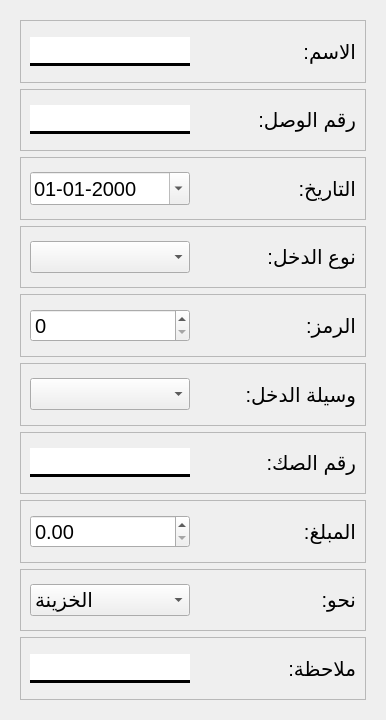
<?xml version="1.0" encoding="UTF-8"?>
<ui version="4.0">
 <class>Form</class>
 <widget class="QWidget" name="Form">
  <property name="geometry">
   <rect>
    <x>0</x>
    <y>0</y>
    <width>386</width>
    <height>720</height>
   </rect>
  </property>
  <property name="windowTitle">
   <string>Form</string>
  </property>
  <layout class="QHBoxLayout" name="horizontalLayout">
   <item>
    <widget class="QFrame" name="frame_4">
     <property name="sizePolicy">
      <sizepolicy hsizetype="Fixed" vsizetype="Preferred">
       <horstretch>0</horstretch>
       <verstretch>0</verstretch>
      </sizepolicy>
     </property>
     <property name="maximumSize">
      <size>
       <width>520</width>
       <height>16777215</height>
      </size>
     </property>
     <property name="frameShape">
      <enum>QFrame::NoFrame</enum>
     </property>
     <property name="lineWidth">
      <number>2</number>
     </property>
     <layout class="QVBoxLayout" name="verticalLayout_4">
      <item>
       <widget class="QFrame" name="frame">
        <property name="frameShape">
         <enum>QFrame::StyledPanel</enum>
        </property>
        <property name="frameShadow">
         <enum>QFrame::Raised</enum>
        </property>
        <layout class="QHBoxLayout" name="horizontalLayout_5">
         <item>
          <widget class="QLineEdit" name="name">
           <property name="maximumSize">
            <size>
             <width>160</width>
             <height>16777215</height>
            </size>
           </property>
           <property name="font">
            <font>
             <pointsize>15</pointsize>
            </font>
           </property>
           <property name="styleSheet">
            <string notr="true">border: 3px solid black;
border-left: none;
border-right: none;
border-top: none 
</string>
           </property>
          </widget>
         </item>
         <item>
          <widget class="QLabel" name="label_16">
           <property name="font">
            <font>
             <pointsize>15</pointsize>
            </font>
           </property>
           <property name="text">
            <string>الاسم:</string>
           </property>
          </widget>
         </item>
        </layout>
       </widget>
      </item>
      <item>
       <widget class="QFrame" name="frame_12">
        <property name="frameShape">
         <enum>QFrame::StyledPanel</enum>
        </property>
        <property name="frameShadow">
         <enum>QFrame::Raised</enum>
        </property>
        <layout class="QHBoxLayout" name="horizontalLayout_11">
         <item>
          <widget class="QLineEdit" name="bill_number">
           <property name="maximumSize">
            <size>
             <width>160</width>
             <height>16777215</height>
            </size>
           </property>
           <property name="font">
            <font>
             <pointsize>15</pointsize>
            </font>
           </property>
           <property name="styleSheet">
            <string notr="true">border: 3px solid black;
border-left: none;
border-right: none;
border-top: none 
</string>
           </property>
          </widget>
         </item>
         <item>
          <widget class="QLabel" name="label_20">
           <property name="font">
            <font>
             <pointsize>15</pointsize>
            </font>
           </property>
           <property name="text">
            <string>رقم الوصل:</string>
           </property>
          </widget>
         </item>
        </layout>
       </widget>
      </item>
      <item>
       <widget class="QFrame" name="frame_2">
        <property name="frameShape">
         <enum>QFrame::StyledPanel</enum>
        </property>
        <property name="frameShadow">
         <enum>QFrame::Raised</enum>
        </property>
        <layout class="QHBoxLayout" name="horizontalLayout_6">
         <item>
          <widget class="QDateEdit" name="date">
           <property name="maximumSize">
            <size>
             <width>160</width>
             <height>16777215</height>
            </size>
           </property>
           <property name="font">
            <font>
             <pointsize>15</pointsize>
            </font>
           </property>
           <property name="layoutDirection">
            <enum>Qt::LeftToRight</enum>
           </property>
           <property name="displayFormat">
            <string>dd-MM-yyyy</string>
           </property>
           <property name="calendarPopup">
            <bool>true</bool>
           </property>
          </widget>
         </item>
         <item>
          <widget class="QLabel" name="label_2">
           <property name="font">
            <font>
             <pointsize>15</pointsize>
            </font>
           </property>
           <property name="text">
            <string>التاريخ:</string>
           </property>
          </widget>
         </item>
        </layout>
       </widget>
      </item>
      <item>
       <widget class="QFrame" name="frame_9">
        <property name="frameShape">
         <enum>QFrame::StyledPanel</enum>
        </property>
        <property name="frameShadow">
         <enum>QFrame::Raised</enum>
        </property>
        <layout class="QHBoxLayout" name="horizontalLayout_8">
         <item>
          <widget class="QComboBox" name="type">
           <property name="maximumSize">
            <size>
             <width>160</width>
             <height>16777215</height>
            </size>
           </property>
           <property name="font">
            <font>
             <pointsize>15</pointsize>
            </font>
           </property>
           <property name="layoutDirection">
            <enum>Qt::LeftToRight</enum>
           </property>
           <property name="editable">
            <bool>false</bool>
           </property>
          </widget>
         </item>
         <item>
          <widget class="QLabel" name="label_3">
           <property name="font">
            <font>
             <pointsize>15</pointsize>
            </font>
           </property>
           <property name="text">
            <string>نوع الدخل:</string>
           </property>
          </widget>
         </item>
        </layout>
       </widget>
      </item>
      <item>
       <widget class="QFrame" name="frame_8">
        <property name="frameShape">
         <enum>QFrame::StyledPanel</enum>
        </property>
        <property name="frameShadow">
         <enum>QFrame::Raised</enum>
        </property>
        <layout class="QHBoxLayout" name="horizontalLayout_7">
         <item>
          <widget class="QSpinBox" name="code_input">
           <property name="maximumSize">
            <size>
             <width>160</width>
             <height>16777215</height>
            </size>
           </property>
           <property name="font">
            <font>
             <pointsize>15</pointsize>
            </font>
           </property>
           <property name="layoutDirection">
            <enum>Qt::LeftToRight</enum>
           </property>
           <property name="buttonSymbols">
            <enum>QAbstractSpinBox::UpDownArrows</enum>
           </property>
          </widget>
         </item>
         <item>
          <widget class="QLabel" name="label_19">
           <property name="font">
            <font>
             <pointsize>15</pointsize>
            </font>
           </property>
           <property name="text">
            <string>الرمز:</string>
           </property>
          </widget>
         </item>
        </layout>
       </widget>
      </item>
      <item>
       <widget class="QFrame" name="frame_10">
        <property name="frameShape">
         <enum>QFrame::StyledPanel</enum>
        </property>
        <property name="frameShadow">
         <enum>QFrame::Raised</enum>
        </property>
        <layout class="QHBoxLayout" name="horizontalLayout_9">
         <item>
          <widget class="QComboBox" name="way">
           <property name="maximumSize">
            <size>
             <width>160</width>
             <height>16777215</height>
            </size>
           </property>
           <property name="font">
            <font>
             <pointsize>15</pointsize>
            </font>
           </property>
           <property name="layoutDirection">
            <enum>Qt::LeftToRight</enum>
           </property>
          </widget>
         </item>
         <item>
          <widget class="QLabel" name="label_4">
           <property name="font">
            <font>
             <pointsize>15</pointsize>
            </font>
           </property>
           <property name="text">
            <string>وسيلة الدخل:</string>
           </property>
          </widget>
         </item>
        </layout>
       </widget>
      </item>
      <item>
       <widget class="QFrame" name="frame_11">
        <property name="frameShape">
         <enum>QFrame::StyledPanel</enum>
        </property>
        <property name="frameShadow">
         <enum>QFrame::Raised</enum>
        </property>
        <layout class="QHBoxLayout" name="horizontalLayout_10">
         <item>
          <widget class="QLineEdit" name="nb_cheque">
           <property name="maximumSize">
            <size>
             <width>160</width>
             <height>16777215</height>
            </size>
           </property>
           <property name="font">
            <font>
             <pointsize>15</pointsize>
            </font>
           </property>
           <property name="styleSheet">
            <string notr="true">border: 3px solid black;
border-left: none;
border-right: none;
border-top: none 
</string>
           </property>
          </widget>
         </item>
         <item>
          <widget class="QLabel" name="label_15">
           <property name="font">
            <font>
             <pointsize>15</pointsize>
            </font>
           </property>
           <property name="text">
            <string>رقم الصك:</string>
           </property>
          </widget>
         </item>
        </layout>
       </widget>
      </item>
      <item>
       <widget class="QFrame" name="frame_14">
        <property name="frameShape">
         <enum>QFrame::StyledPanel</enum>
        </property>
        <property name="frameShadow">
         <enum>QFrame::Raised</enum>
        </property>
        <layout class="QHBoxLayout" name="horizontalLayout_13">
         <item>
          <widget class="QDoubleSpinBox" name="price">
           <property name="maximumSize">
            <size>
             <width>160</width>
             <height>16777215</height>
            </size>
           </property>
           <property name="font">
            <font>
             <pointsize>15</pointsize>
            </font>
           </property>
           <property name="layoutDirection">
            <enum>Qt::LeftToRight</enum>
           </property>
           <property name="buttonSymbols">
            <enum>QAbstractSpinBox::UpDownArrows</enum>
           </property>
           <property name="maximum">
            <double>111111111111111108609788692728926699520.000000000000000</double>
           </property>
          </widget>
         </item>
         <item>
          <widget class="QLabel" name="label_5">
           <property name="font">
            <font>
             <pointsize>15</pointsize>
            </font>
           </property>
           <property name="text">
            <string>المبلغ:</string>
           </property>
          </widget>
         </item>
        </layout>
       </widget>
      </item>
      <item>
       <widget class="QFrame" name="frame_13">
        <property name="frameShape">
         <enum>QFrame::StyledPanel</enum>
        </property>
        <property name="frameShadow">
         <enum>QFrame::Raised</enum>
        </property>
        <layout class="QHBoxLayout" name="horizontalLayout_12">
         <item>
          <widget class="QComboBox" name="bank_caisse">
           <property name="maximumSize">
            <size>
             <width>160</width>
             <height>16777215</height>
            </size>
           </property>
           <property name="font">
            <font>
             <pointsize>15</pointsize>
            </font>
           </property>
           <property name="layoutDirection">
            <enum>Qt::LeftToRight</enum>
           </property>
           <item>
            <property name="text">
             <string>الخزينة</string>
            </property>
           </item>
           <item>
            <property name="text">
             <string>البنك</string>
            </property>
           </item>
          </widget>
         </item>
         <item>
          <widget class="QLabel" name="label_13">
           <property name="font">
            <font>
             <pointsize>15</pointsize>
            </font>
           </property>
           <property name="text">
            <string>نحو:</string>
           </property>
          </widget>
         </item>
        </layout>
       </widget>
      </item>
      <item>
       <widget class="QFrame" name="frame_15">
        <property name="frameShape">
         <enum>QFrame::StyledPanel</enum>
        </property>
        <property name="frameShadow">
         <enum>QFrame::Raised</enum>
        </property>
        <layout class="QHBoxLayout" name="horizontalLayout_15">
         <item>
          <widget class="QLineEdit" name="note">
           <property name="maximumSize">
            <size>
             <width>160</width>
             <height>16777215</height>
            </size>
           </property>
           <property name="font">
            <font>
             <pointsize>15</pointsize>
            </font>
           </property>
           <property name="styleSheet">
            <string notr="true">border: 3px solid black;
border-left: none;
border-right: none;
border-top: none 
</string>
           </property>
          </widget>
         </item>
         <item>
          <widget class="QLabel" name="label_6">
           <property name="font">
            <font>
             <pointsize>15</pointsize>
            </font>
           </property>
           <property name="text">
            <string>ملاحظة:</string>
           </property>
          </widget>
         </item>
        </layout>
       </widget>
      </item>
     </layout>
    </widget>
   </item>
  </layout>
 </widget>
 <resources/>
 <connections/>
</ui>
